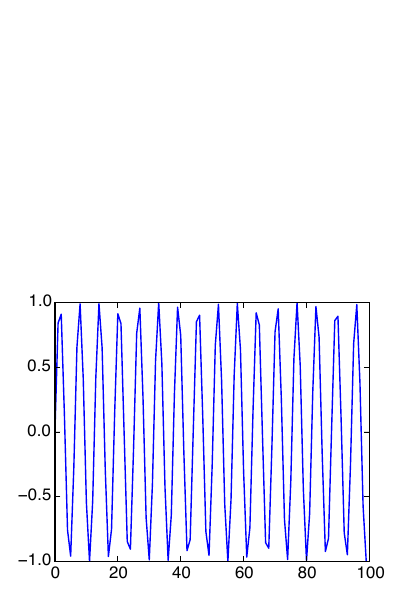

Python code for this plot:
#!/usr/bin/env python
"""
	Example of a dnaplotlib figure being plotted on a standard matplotlib axis.
"""

import dnaplotlib as dpl
import matplotlib.pyplot as plt
import numpy as np


# Create the DNA renderer
dr = dpl.DNARenderer()

# Set the renders to draw elements
reg_renderers  = {'Repression':dpl.repress, 
	              'Activation':dpl.induce}
part_renderers = {'Promoter'  :dpl.sbol_promoter, 
                  'CDS'       :dpl.sbol_cds, 
                  'Terminator':dpl.sbol_terminator}

# Create the construct programmably to plot
part_promoter = {'type':'Promoter', 'name':'P1', 'fwd':True}
part_cds1 = {'type':'CDS', 'name':'CDS1', 'fwd':True}
part_cds2 = {'type':'CDS', 'name':'CDS2', 'fwd':True}
part_terminator = {'type':'Terminator', 'name':'T1', 'fwd':True}
design = [part_promoter, part_cds1, part_terminator, part_promoter, part_cds2, part_terminator]

# Create the figure and first axis
fig = plt.figure(figsize=(4,6))
ax = fig.add_subplot(2,1,1)

# Redender the DNA to axis
start, end = dr.renderDNA(ax, design, part_renderers)

# Set bounds and display options for the axis
dna_len = end-start
ax.set_xlim([start, end])
ax.set_ylim([-15,15])
ax.set_aspect('equal')
ax.set_xticks([])
ax.set_yticks([])
ax.set_axis_off()

# Plot another graph
ax2 = fig.add_subplot(2,1,2)
x = np.arange(100)
y = np.sin(x)
ax2.plot(x,y)

# Save the figure
plt.tight_layout()
fig.savefig('dna_axis_plot.pdf', transparent=True)

# Clear the plotting cache
plt.close('all')

